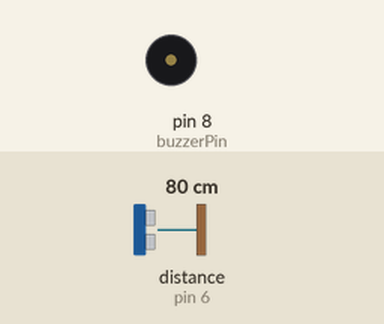
A sketch run on a simulated Arduino Uno, built with avr-gcc and run on an emulated ATmega328P. On the bench: buzzer (waves = sounding). Wiring (inferred from the names in the program): ultrasonic range finder: trigger pin 7; echo pin 6. The inputs (shaded band) are chosen by the test bench; at power-on: distance to the obstacle (sensor on pin 6) 80 cm. The echo pulse lasts 58.3 µs per cm.

Above: at 1.2 s.
1.3 s: distance to the obstacle (sensor on pin 6) set to 2 cm
At 1.55 s:
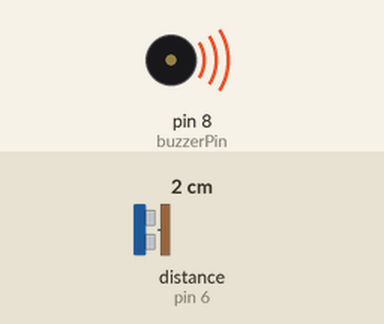
4.3 s: distance to the obstacle (sensor on pin 6) set to 4 cm
At 4.52 s:
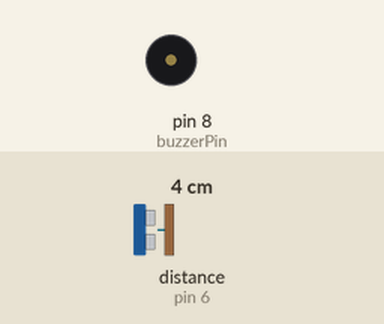
Timing chart, 0 to 13.3 s (numbered marks = the images above; inputs shaded):
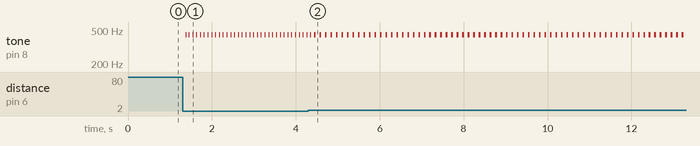

Measured:
- after the input at 1.3 s, tone on pin 8 (buzzerPin): alternates 440 Hz for 0.02 s and silent for 0.07 s, starting after 0.08 s
- after the input at 4.3 s, tone on pin 8 (buzzerPin): alternates 440 Hz for 0.04 s and silent for 0.09 s, starting after 0.27 s

The sketch:

arduino_araba_sens_r__radar_.ino
```cpp
#define echoPin 6
#define trigPin 7
#define buzzerPin 8

 int maximumRange=50;
 int minumumRange=0;


void setup() {
  Serial.begin(9600);
  pinMode(trigPin,OUTPUT);
  pinMode(echoPin,INPUT);
  pinMode(buzzerPin,OUTPUT);
  // put your setup code here, to run once:

}

void loop() {

  int olcum =  mesafe(maximumRange,minumumRange);
  melodi(olcum*10);


  }
int mesafe(int maxrange,int minrange)
{
  long duration,distance;
  digitalWrite(trigPin,LOW);
  delayMicroseconds(2);
  digitalWrite(trigPin,HIGH);
  delayMicroseconds(10);
  digitalWrite(trigPin,LOW);

  duration=pulseIn(echoPin,HIGH);
  distance=duration / 58.2;
  delay(50);

  if(distance>=maxrange || distance<=minrange)
  return 0;
  return distance;
  }
  int melodi(int dly)

  { tone(buzzerPin,440);
    delay(dly);
    noTone(buzzerPin);
    delay(dly);


  }
```
